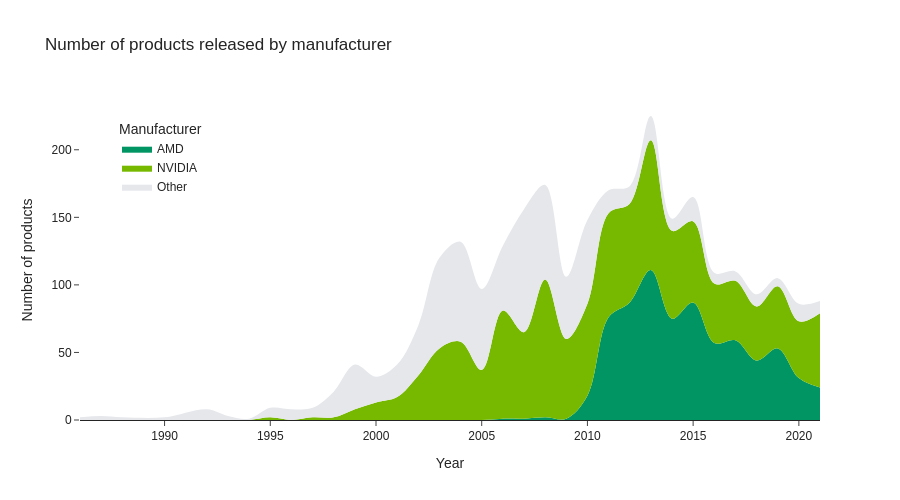

This figure's notebook cell:
### Code cell
fig = px.area(
    df_manufacturer_year,
    x='releaseYear',
    y='count',
    color='manufacturer',
    labels={
        'count': 'Number of products',
        'releaseYear': 'Year',
        'manufacturer': 'Manufacturer',
    },
    title='Number of products released by manufacturer',
    color_discrete_map={
        'AMD': '#009563',
        'NVIDIA': '#76b900',
        'Other': '#E5E7EB',
    },
    line_shape='spline',
    height=500,
)

fig.for_each_trace(lambda trace: trace.update(fillcolor = trace.line.color))
fig.update_yaxes(showline=False)
fig.update_traces(line={'width': 0})
fig.update_layout(
    hovermode='x',
    legend=dict(
        yanchor='top',
        xanchor='left',
        y=0.95,
        x=0.05
    )
)

fig.show()

### Figure 1 — Plotly figure (JSON) as saved in the notebook; plotly's stock layout.template omitted (floating-point values rounded to 4 significant figures)
{"data": [{"fillcolor": "#009563", "fillpattern": {"shape": ""}, "hovertemplate": "Manufacturer=AMD<br>Year=%{x}<br>Number of products=%{y}<extra></extra>", "legendgroup": "AMD", "line": {"color": "#009563", "shape": "spline", "width": 0}, "marker": {"symbol": "circle"}, "mode": "lines", "name": "AMD", "orientation": "v", "showlegend": true, "stackgroup": "1", "type": "scatter", "x": [2006, 2007, 2008, 2009, 2010, 2011, 2012, 2013, 2014, 2015, 2016, 2017, 2018, 2019, 2020, 2021], "xaxis": "x", "y": [1, 1, 2, 1, 18, 76, 87, 111, 75, 87, 57, 59, 44, 53, 31, 24], "yaxis": "y"}, {"fillcolor": "#76b900", "fillpattern": {"shape": ""}, "hovertemplate": "Manufacturer=NVIDIA<br>Year=%{x}<br>Number of products=%{y}<extra></extra>", "legendgroup": "NVIDIA", "line": {"color": "#76b900", "shape": "spline", "width": 0}, "marker": {"symbol": "circle"}, "mode": "lines", "name": "NVIDIA", "orientation": "v", "showlegend": true, "stackgroup": "1", "type": "scatter", "x": [1995, 1997, 1998, 1999, 2000, 2001, 2002, 2003, 2004, 2005, 2006, 2007, 2008, 2009, 2010, 2011, 2012, 2013, 2014, 2015, 2016, 2017, 2018, 2019, 2020, 2021], "xaxis": "x", "y": [2, 2, 2, 8, 13, 17, 33, 53, 58, 37, 80, 64, 102, 59, 68, 77, 73, 96, 65, 60, 44, 44, 40, 46, 42, 55], "yaxis": "y"}, {"fillcolor": "#E5E7EB", "fillpattern": {"shape": ""}, "hovertemplate": "Manufacturer=Other<br>Year=%{x}<br>Number of products=%{y}<extra></extra>", "legendgroup": "Other", "line": {"color": "#E5E7EB", "shape": "spline", "width": 0}, "marker": {"symbol": "circle"}, "mode": "lines", "name": "Other", "orientation": "v", "showlegend": true, "stackgroup": "1", "type": "scatter", "x": [1986, 1987, 1988, 1990, 1992, 1993, 1994, 1995, 1996, 1997, 1998, 1999, 2000, 2001, 2002, 2003, 2004, 2005, 2006, 2007, 2008, 2009, 2010, 2011, 2012, 2013, 2014, 2015, 2016, 2017, 2018, 2019, 2020, 2021], "xaxis": "x", "y": [2, 3, 2, 2, 8, 3, 1, 7, 8, 7, 19, 33, 19, 24, 37, 67, 74, 60, 48, 91, 70, 46, 62, 17, 13, 18, 9, 18, 8, 7, 9, 6, 13, 9], "yaxis": "y"}], "layout": {"height": 500, "hovermode": "x", "legend": {"title": {"text": "Manufacturer"}, "tracegroupgap": 0, "x": 0.05, "xanchor": "left", "y": 0.95, "yanchor": "top"}, "title": {"text": "Number of products released by manufacturer"}, "xaxis": {"anchor": "y", "domain": [0.0, 1.0], "title": {"text": "Year"}}, "yaxis": {"anchor": "x", "domain": [0.0, 1.0], "showline": false, "title": {"text": "Number of products"}}}}
